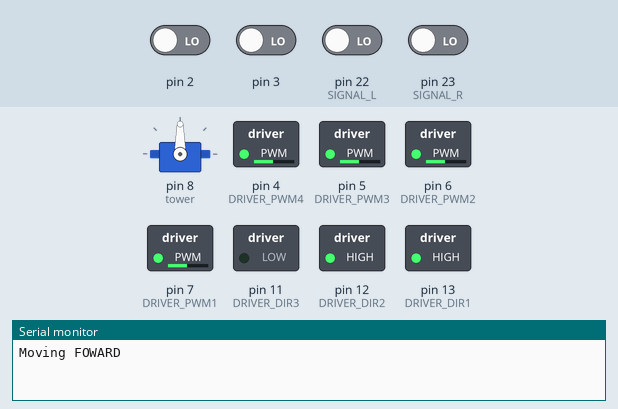
Recording of a sketch running on a simulated Arduino Mega 2560, built with avr-gcc and run on an emulated ATmega2560. Parts: servo, switched loads named in the sketch (green lamp = pin HIGH), the last lines printed to the serial monitor. The inputs (shaded band) are chosen by the test bench; at power-on: pin 2, pin 3, pin 22 (SIGNAL_L), pin 23 (SIGNAL_R) LOW.

Above: at 1.2 s.
1.3 s: pin 2 driven HIGH
At 6.1 s:
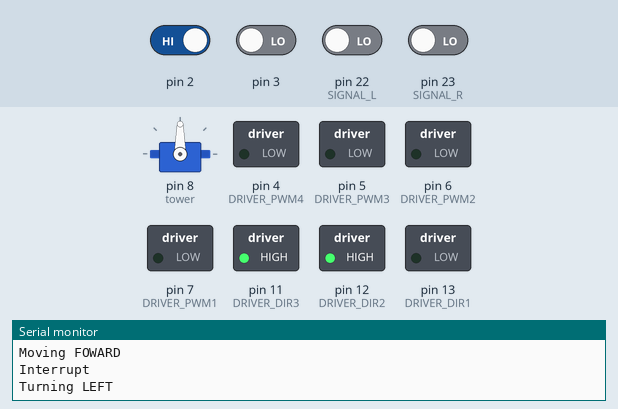
At 7.6 s:
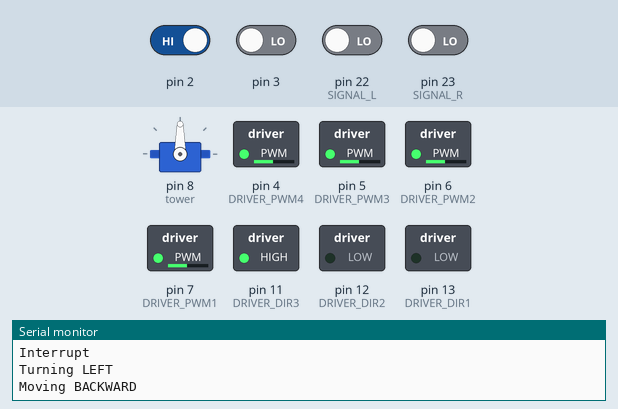
Timing chart, 0 to 14.5 s (numbered marks = the images above; inputs shaded):
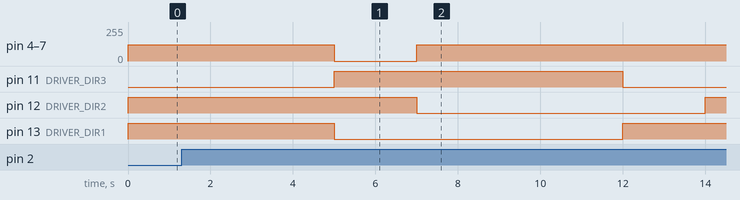

The sketch:

rover_embarcados.ino
```cpp
#include <Servo.h>

//SERVO CONSTANTS
#define SERVO_PWM 8;

//DRIVER CONSTANTS
#define DRIVER_DIR1 13
#define DRIVER_DIR2 12
#define DRIVER_DIR3 11
#define DRIVER_DIR4 10

#define DRIVER_PWM1 7
#define DRIVER_PWM2 6
#define DRIVER_PWM3 5
#define DRIVER_PWM4 4

#define CH1_CURR 8
#define CH3_CURR 9

#define INTER_L 0
#define INTER_R 1

#define SIGNAL_L 22
#define SIGNAL_R 23

#define TIME_FORWARDS 5000
#define TIME_BACKWARDS 5000
#define TIME_TURN 2000

//SONAR CONSTANTS
#define SONAR_TRIGGER 52
#define SONAR_ECHO    53
#define LED_RANGE     35

//INFRA-RED CONSTANTS
#define INFRA_RED 10

//SERVO VARIABLES
Servo tower;
int servo_pos = 0;
int servo_port = SERVO_PWM;

//SONAR VARIABLES
int duration = 0;
int cm_distance = 0;
int min_range = 5;
int max_range = 200;

//CLOCK VARIABLES
int cicles = 0;
int cicle_delay = 100;

volatile int rotaryCount = 0;

void isr()
{
  boolean up;

  Serial.println("Interrupt");

  if (digitalRead(SIGNAL_L))
    up = digitalRead (SIGNAL_R);
  else
    up = !digitalRead (SIGNAL_R);

  if (up)
    rotaryCount++;
  else
    rotaryCount--;
}

void setup() {
  tower.attach(8);

  attachInterrupt(INTER_L, isr, CHANGE);
  attachInterrupt(INTER_R, isr, CHANGE);

  Serial.begin(9200);

  pinMode(DRIVER_DIR1, OUTPUT);
  pinMode(DRIVER_DIR2, OUTPUT);
  pinMode(DRIVER_DIR3, OUTPUT);
  pinMode(DRIVER_DIR4, OUTPUT);

  pinMode(DRIVER_PWM1, OUTPUT);
  pinMode(DRIVER_PWM2, OUTPUT);
  pinMode(DRIVER_PWM3, OUTPUT);
  pinMode(DRIVER_PWM4, OUTPUT);

  pinMode(SONAR_TRIGGER, OUTPUT);
  pinMode(SONAR_ECHO, INPUT);

  pinMode(INFRA_RED, INPUT);
}

int phase = 0 ;
unsigned long start;
int time_to_change = 0;

void loop() {

  start = millis();

  walk(121);

  //while(millis() - start <= time_to_change){
    //if (analogRead(CH1_CURR) > 325 || analogRead(CH3_CURR)  > 325) { // > 1.46 amps
    //  Serial.println("Motor overload!, changing phase");
    //  break;
    //}
  //}

  switch (phase++)
  {
  case 0:
    goFoward();
    time_to_change = TIME_FORWARDS;
    Serial.println("Moving FOWARD");
    break;
  case 1:
    halt();
    goLeft();
    time_to_change = TIME_TURN;
    Serial.println("Turning LEFT");

    break;
  case 2:
    goBackward();
    time_to_change = TIME_BACKWARDS;
    Serial.println("Moving BACKWARD");

    break;
  case 3:
    goRight();
    time_to_change = TIME_TURN;
    Serial.println("Turning RIGHT");
    phase = 0;
    break;
  }
  delay(time_to_change);
  //delay(50);
}

void goFoward(){
  digitalWrite(DRIVER_DIR1, 1);
  digitalWrite(DRIVER_DIR2, 1);
  digitalWrite(DRIVER_DIR3, 0);
  digitalWrite(DRIVER_DIR4, 0);
}

void goBackward(){
  digitalWrite(DRIVER_DIR1, 0);
  digitalWrite(DRIVER_DIR2, 0);
  digitalWrite(DRIVER_DIR3, 1);
  digitalWrite(DRIVER_DIR4, 1);
}

void goRight(){
  digitalWrite(DRIVER_DIR1, 1);
  digitalWrite(DRIVER_DIR2, 0);
  digitalWrite(DRIVER_DIR3, 0);
  digitalWrite(DRIVER_DIR4, 1);
}

void goLeft(){
  digitalWrite(DRIVER_DIR1, 0);
  digitalWrite(DRIVER_DIR2, 1);
  digitalWrite(DRIVER_DIR3, 1);
  digitalWrite(DRIVER_DIR4, 0);
}

void walk(int power){
  analogWrite(DRIVER_PWM1, power);
  analogWrite(DRIVER_PWM2, power);
  analogWrite(DRIVER_PWM3, power);
  analogWrite(DRIVER_PWM4, power);
}

void halt(){
  analogWrite(DRIVER_PWM1, 0x00);
  analogWrite(DRIVER_PWM2, 0x00);
  analogWrite(DRIVER_PWM3, 0x00);
  analogWrite(DRIVER_PWM4, 0x00);
}

void sweep(){
  for(servo_pos = 0; servo_pos < 180; servo_pos += 1)
  {
    tower.write(servo_pos);
  }
  for(servo_pos = 180; servo_pos>=1; servo_pos-=1)
  {
    tower.write(servo_pos);
  }
}

int getSonarDistance(){

  /* The following trigPin/echoPin cycle is used to determine the
   distance of the nearest object by bouncing soundwaves off of it. */
  digitalWrite(SONAR_TRIGGER, LOW);
  delayMicroseconds(2);

  digitalWrite(SONAR_TRIGGER, HIGH);
  delayMicroseconds(10);

  digitalWrite(SONAR_TRIGGER, LOW);

  duration = pulseIn(SONAR_ECHO, HIGH);

  //Calculate the distance (in cm) based on the speed of sound.
  //cm_distance = duration/58.2;
  cm_distance = microsecondsToCentimeters(duration);

  if (cm_distance >= max_range || cm_distance <= min_range){
    digitalWrite(LED_RANGE, HIGH);
    return cm_distance;
  }
  else {
    digitalWrite(LED_RANGE, LOW);
    return cm_distance;
  }
}

long microsecondsToCentimeters(long microseconds)
{
  // The speed of sound is 340 m/s or 29 microseconds per centimeter.
  // The ping travels out and back, so to find the distance of the
  // object we take half of the distance travelled.
  return microseconds / 29 / 2;
}
```
